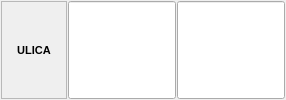
                 <widget class="QFrame" name="frame_10">
                  <property name="sizePolicy">
                   <sizepolicy hsizetype="Preferred" vsizetype="Maximum">
                    <horstretch>0</horstretch>
                    <verstretch>0</verstretch>
                   </sizepolicy>
                  </property>
                  <property name="minimumSize">
                   <size>
                    <width>0</width>
                    <height>27</height>
                   </size>
                  </property>
                  <property name="frameShape">
                   <enum>QFrame::NoFrame</enum>
                  </property>
                  <property name="frameShadow">
                   <enum>QFrame::Raised</enum>
                  </property>
                  <layout class="QHBoxLayout" name="horizontalLayout_8">
                   <property name="spacing">
                    <number>1</number>
                   </property>
                   <property name="leftMargin">
                    <number>1</number>
                   </property>
                   <property name="topMargin">
                    <number>1</number>
                   </property>
                   <property name="rightMargin">
                    <number>1</number>
                   </property>
                   <property name="bottomMargin">
                    <number>1</number>
                   </property>
                   <item>
                    <widget class="QLabel" name="lblFltUlica">
                     <property name="sizePolicy">
                      <sizepolicy hsizetype="Fixed" vsizetype="Minimum">
                       <horstretch>0</horstretch>
                       <verstretch>0</verstretch>
                      </sizepolicy>
                     </property>
                     <property name="minimumSize">
                      <size>
                       <width>66</width>
                       <height>0</height>
                      </size>
                     </property>
                     <property name="font">
                      <font>
                       <pointsize>8</pointsize>
                       <weight>75</weight>
                       <bold>true</bold>
                      </font>
                     </property>
                     <property name="frameShape">
                      <enum>QFrame::StyledPanel</enum>
                     </property>
                     <property name="text">
                      <string>ULICA</string>
                     </property>
                     <property name="alignment">
                      <set>Qt::AlignCenter</set>
                     </property>
                    </widget>
                   </item>
                   <item>
                    <widget class="QLineEdit" name="txtFltUlicaId">
                     <property name="sizePolicy">
                      <sizepolicy hsizetype="Fixed" vsizetype="Preferred">
                       <horstretch>0</horstretch>
                       <verstretch>0</verstretch>
                      </sizepolicy>
                     </property>
                     <property name="minimumSize">
                      <size>
                       <width>66</width>
                       <height>0</height>
                      </size>
                     </property>
                    </widget>
                   </item>
                   <item>
                    <widget class="QLineEdit" name="txtFltUlicaNaziv">
                     <property name="sizePolicy">
                      <sizepolicy hsizetype="Preferred" vsizetype="Preferred">
                       <horstretch>0</horstretch>
                       <verstretch>0</verstretch>
                      </sizepolicy>
                     </property>
                    </widget>
                   </item>
                  </layout>
                 </widget>
